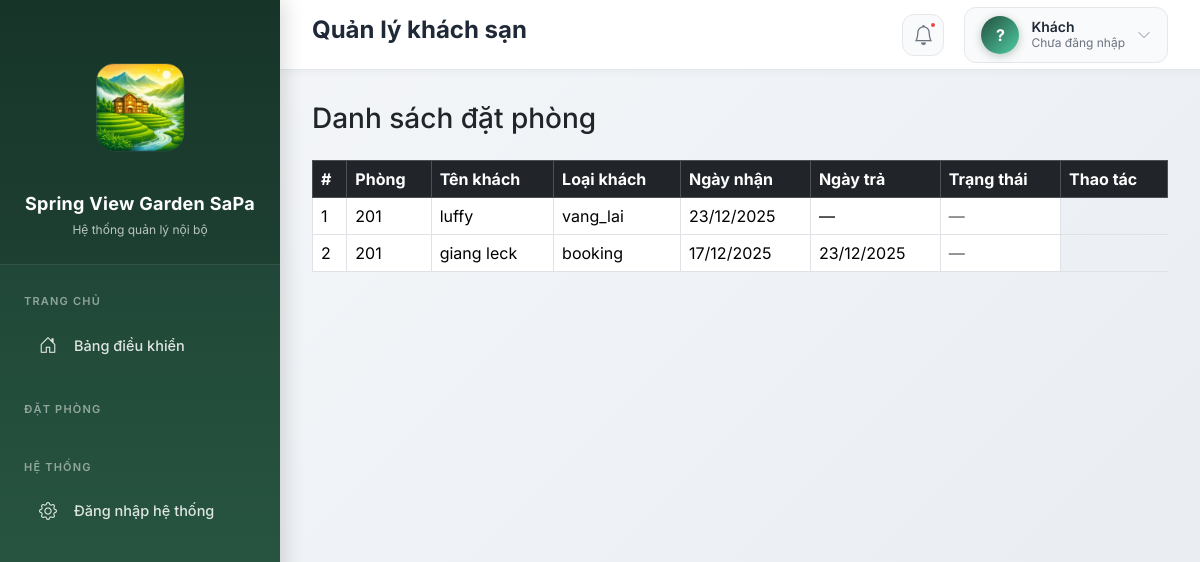
/dat-phong/danh-sach/, run on the app's committed database.
### dat_phong/models.py (models this page shows, shortened)
class DatPhong(models.Model):
    LOAI_KHACH_CHOICES = [
        ('vang_lai', 'Vãng lai'),
        ('tour', 'Khách tour đoàn'),
        ('booking', 'Booking'),
        ('agoda', 'Agoda'),
        ('traveloka', 'Traveloka'),
    ]
    ma_khach = models.CharField(
        max_length=10,
        unique=True,
        editable=False,
        null=True,
        blank=True,
        verbose_name="Mã khách"
    )
    phong = models.ForeignKey(
        Phong,
        on_delete=models.PROTECT,
        verbose_name="Phòng"
    )
    ten_khach = models.CharField(
        max_length=100,
        verbose_name="Tên khách"
    )
    loai_khach = models.CharField(
        max_length=20,
        choices=LOAI_KHACH_CHOICES,
        verbose_name="Loại khách"
    )
    ngay_nhan = models.DateField(
        verbose_name="Ngày nhận phòng"
    )
    ngay_tra_du_kien = models.DateField(
        verbose_name="Ngày trả dự kiến"
    )
    ngay_tra = models.DateField(
        null=True,
        blank=True,
        verbose_name="Ngày trả phòng"
    )
    dang_o = models.BooleanField(
        default=True,
        verbose_name="Đang ở"
    )
    class Meta:
        ordering = ['-dang_o', '-ngay_nhan']

### khach_san/models.py (models this page shows, shortened)
class Phong(models.Model):
    TRANG_THAI_CHOICES = [
        ('trong', 'Trống'),
        ('dang_thue', 'Đang thuê'),
        ('dang_bao_tri', 'Đang bảo trì'),
    ]
    ma_phong = models.CharField(max_length=10, unique=True)
    loai_phong = models.ForeignKey(LoaiPhong, on_delete=models.PROTECT)
    trang_thai = models.CharField(
        max_length=20,
        choices=TRANG_THAI_CHOICES,
        default='trong'
    )

### dat_phong/views.py (the view)
# urls.py: path('danh-sach/', views.danh_sach_dat_phong, name='danh_sach_dat_phong'),
def danh_sach_dat_phong(request):
    danh_sach = DatPhong.objects.select_related('phong') \
        .order_by('-dang_o', '-ngay_nhan')
    context = {
        'danh_sach': danh_sach
    }
    return render(request, 'dat_phong/danh_sach_dat_phong.html', context)

### templates/dat_phong/danh_sach_dat_phong.html
{% extends 'base.html' %}
{% block content %}
<h3 class="mb-4">Danh sách đặt phòng</h3>
<table class="table table-bordered table-hover align-middle">
    <thead class="table-dark">
        <tr>
            <th>#</th>
            <th>Phòng</th>
            <th>Tên khách</th>
            <th>Loại khách</th>
            <th>Ngày nhận</th>
            <th>Ngày trả</th>
            <th>Trạng thái</th>
            <th>Thao tác</th>
        </tr>
    </thead>
    <tbody>
        {% for dp in danh_sach %}
        <tr>
            <td>{{ forloop.counter }}</td>
            <td>{{ dp.phong.ma_phong }}</td>
            <td>{{ dp.ten_khach }}</td>
            <td>{{ dp.loai_khach }}</td>
            <td>{{ dp.ngay_nhan|date:"d/m/Y" }}</td>
            <td>
                {% if dp.ngay_tra %}
                    {{ dp.ngay_tra|date:"d/m/Y" }}
                {% else %}
                    —
                {% endif %}
            </td>
            <td>
    {% if user.is_superuser %}
        {% if dp.dang_o %}
            <a href="{% url 'dat_phong:check_out' dp.id %}"
               class="btn btn-sm btn-danger">
                Check-out
            </a>
        {% else %}
            <span class="text-muted">—</span>
        {% endif %}
    {% else %}
        <span class="text-muted">—</span>
    {% endif %}
</td>
        </tr>
        {% empty %}
        <tr>
            <td colspan="8" class="text-center text-muted">
                Chưa có đơn đặt phòng
            </td>
        </tr>
        {% endfor %}
    </tbody>
</table>
{% endblock %}

### templates/base.html (style rules this page uses)
body { box-sizing: border-box; }
* { margin: 0; padding: 0; box-sizing: border-box; }
html, body { height: 100%; width: 100%; font-family: 'Inter', -apple-system, BlinkMacSystemFont, sans-serif; }
body { background: linear-gradient(135deg, #f5f7fa 0%, #e8ecf1 100%); overflow-x: hidden; }

### data on the page
DatPhong: phong.ma_phong "201", ten_khach "luffy", loai_khach "vang_lai", ngay_nhan "23/12/2025"
DatPhong: phong.ma_phong "201", ten_khach "giang leck", loai_khach "booking", ngay_nhan "17/12/2025", ngay_tra "23/12/2025"
